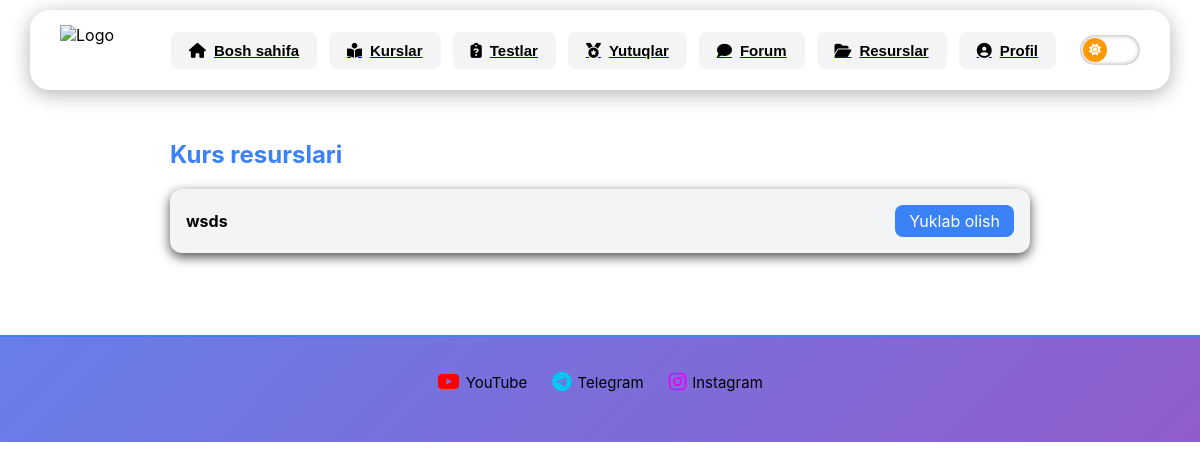
Page /student/resources (signed in) on the earlier database version.
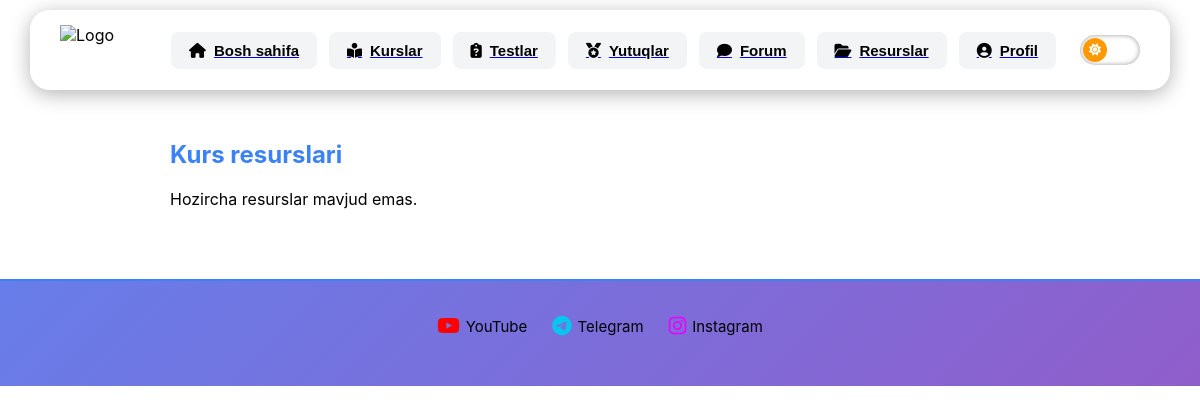
Same page on the later database version.
### tables this page shows
CREATE TABLE resources(
    id INTEGER PRIMARY KEY AUTOINCREMENT,
    title TEXT NOT NULL,
    file TEXT NOT NULL
);

### routes/forum.py (the view)
@bp.route("/student/resources")
def resources():
    if "user_id" not in session:
        return redirect("/login")
    with sqlite3.connect("database.db") as conn:
        c = conn.cursor()
        c.execute("""
        SELECT *
        FROM resources
        ORDER BY id DESC
        """)
        resources = c.fetchall()
    return render_template(
        "student/resources.html",
        resources=resources
    )

### templates/student/resources.html (shortened to what this page needs)
{% extends "base.html" %}
{% block content %}
<div class="resources-container">
<h2>Kurs resurslari</h2>
{% if resources %}
{% for r in resources %}
<div class="resource-card">
<div>
<b>{{ r[1] }}</b>
</div>
<a
href="/static/resources/{{ r[2] }}"
class="download-btn"
download
>
Yuklab olish
</a>
</div>
{% endfor %}
{% else %}
<p>Hozircha resurslar mavjud emas.</p>
{% endif %}
</div>
{% endblock %}

Differences in the rows shown:
removed resources: title "wsds"
Other differences:
text now shown: "Hozircha resurslar mavjud emas."
